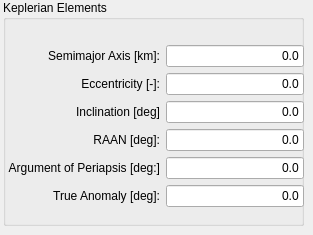
      <widget class="QWidget" name="keplerianPage">
       <widget class="QGroupBox" name="KeplerianGroupBox">
        <property name="geometry">
         <rect>
          <x>3</x>
          <y>0</y>
          <width>301</width>
          <height>226</height>
         </rect>
        </property>
        <property name="toolTip">
         <string>Orbital elements are the parameters required to uniquely identify a specific orbit.
In celestial mechanics these elements are generally considered in classical two-body 
systems, where a Kepler orbit is used (derived from Newton's laws of motion and 
Newton's law of universal gravitation). There are many different ways to 
mathematically describe the same orbit, but certain schemes each consisting of 
a set of six parameters are commonly used in astronomy and orbital mechanics.</string>
        </property>
        <property name="title">
         <string>Keplerian Elements</string>
        </property>
        <property name="flat">
         <bool>true</bool>
        </property>
        <widget class="QWidget" name="formLayoutWidget_3">
         <property name="geometry">
          <rect>
           <x>5</x>
           <y>30</y>
           <width>296</width>
           <height>191</height>
          </rect>
         </property>
         <layout class="QFormLayout" name="formLayout_3">
          <property name="labelAlignment">
           <set>Qt::AlignRight|Qt::AlignTrailing|Qt::AlignVCenter</set>
          </property>
          <property name="formAlignment">
           <set>Qt::AlignCenter</set>
          </property>
          <item row="0" column="0">
           <widget class="QLabel" name="a_3">
            <property name="text">
             <string>Semimajor Axis [km]:</string>
            </property>
            <property name="alignment">
             <set>Qt::AlignRight|Qt::AlignTrailing|Qt::AlignVCenter</set>
            </property>
           </widget>
          </item>
          <item row="1" column="0">
           <widget class="QLabel" name="e_3">
            <property name="text">
             <string>Eccentricity [-]:</string>
            </property>
            <property name="alignment">
             <set>Qt::AlignRight|Qt::AlignTrailing|Qt::AlignVCenter</set>
            </property>
           </widget>
          </item>
          <item row="2" column="0">
           <widget class="QLabel" name="i_3">
            <property name="text">
             <string>Inclination [deg]</string>
            </property>
            <property name="alignment">
             <set>Qt::AlignRight|Qt::AlignTrailing|Qt::AlignVCenter</set>
            </property>
           </widget>
          </item>
          <item row="3" column="0">
           <widget class="QLabel" name="raan_3">
            <property name="text">
             <string>RAAN [deg]:</string>
            </property>
            <property name="alignment">
             <set>Qt::AlignRight|Qt::AlignTrailing|Qt::AlignVCenter</set>
            </property>
           </widget>
          </item>
          <item row="4" column="0">
           <widget class="QLabel" name="omega_3">
            <property name="text">
             <string>Argument of Periapsis [deg:]</string>
            </property>
            <property name="alignment">
             <set>Qt::AlignRight|Qt::AlignTrailing|Qt::AlignVCenter</set>
            </property>
           </widget>
          </item>
          <item row="5" column="0">
           <widget class="QLabel" name="nu_3">
            <property name="text">
             <string>True Anomaly [deg]:</string>
            </property>
            <property name="alignment">
             <set>Qt::AlignRight|Qt::AlignTrailing|Qt::AlignVCenter</set>
            </property>
           </widget>
          </item>
          <item row="0" column="1">
           <widget class="QLineEdit" name="semimajorAxisEdit">
            <property name="toolTip">
             <string>...similar to the radius of a circle, its length is the distance between 
the geometric center of the orbital ellipse with the periapsis (point 
of closest approach to the central body), passing through the focal 
point where the center of mass resides.</string>
            </property>
            <property name="text">
             <string>0.0</string>
            </property>
            <property name="alignment">
             <set>Qt::AlignRight|Qt::AlignTrailing|Qt::AlignVCenter</set>
            </property>
           </widget>
          </item>
          <item row="1" column="1">
           <widget class="QLineEdit" name="eccentricityEdit">
            <property name="toolTip">
             <string>...shape of the ellipse, describing how flattened
it is compared with a circle.</string>
            </property>
            <property name="text">
             <string>0.0</string>
            </property>
            <property name="alignment">
             <set>Qt::AlignRight|Qt::AlignTrailing|Qt::AlignVCenter</set>
            </property>
           </widget>
          </item>
          <item row="2" column="1">
           <widget class="QLineEdit" name="inclinationEdit">
            <property name="toolTip">
             <string>...vertical tilt of the ellipse with respect to the reference plane, 
measured at the ascending node (where the orbit passes upward 
through the reference plane).</string>
            </property>
            <property name="text">
             <string>0.0</string>
            </property>
            <property name="alignment">
             <set>Qt::AlignRight|Qt::AlignTrailing|Qt::AlignVCenter</set>
            </property>
           </widget>
          </item>
          <item row="3" column="1">
           <widget class="QLineEdit" name="raanEdit">
            <property name="toolTip">
             <string>...horizontally orients the ascending node of the ellipse 
(where the orbit passes upward through the reference plane)
with respect to the reference frame's vernal point.</string>
            </property>
            <property name="text">
             <string>0.0</string>
            </property>
            <property name="alignment">
             <set>Qt::AlignRight|Qt::AlignTrailing|Qt::AlignVCenter</set>
            </property>
           </widget>
          </item>
          <item row="4" column="1">
           <widget class="QLineEdit" name="argOfPeriapsisEdit">
            <property name="toolTip">
             <string>&lt;!DOCTYPE HTML PUBLIC &quot;-//W3C//DTD HTML 4.0//EN&quot; &quot;http://www.w3.org/TR/REC-html40/strict.dtd&quot;&gt;
&lt;html&gt;&lt;head&gt;&lt;meta name=&quot;qrichtext&quot; content=&quot;1&quot; /&gt;&lt;style type=&quot;text/css&quot;&gt;
p, li { white-space: pre-wrap; }
&lt;/style&gt;&lt;/head&gt;&lt;body style=&quot; font-family:'Lucida Grande'; font-size:13pt; font-weight:400; font-style:normal;&quot;&gt;
&lt;p style=&quot; margin-top:0px; margin-bottom:0px; margin-left:0px; margin-right:0px; -qt-block-indent:0; text-indent:0px;&quot;&gt;...defines the orientation of the ellipse (in which direction it &lt;/p&gt;
&lt;p style=&quot; margin-top:0px; margin-bottom:0px; margin-left:0px; margin-right:0px; -qt-block-indent:0; text-indent:0px;&quot;&gt;is flattened compared to a circle) in the orbital plane, as an angle&lt;/p&gt;
&lt;p style=&quot; margin-top:0px; margin-bottom:0px; margin-left:0px; margin-right:0px; -qt-block-indent:0; text-indent:0px; -qt-user-state:769;&quot;&gt;measured from the ascending node to the semimajor axis.&lt;/p&gt;&lt;/body&gt;&lt;/html&gt;</string>
            </property>
            <property name="text">
             <string>0.0</string>
            </property>
            <property name="alignment">
             <set>Qt::AlignRight|Qt::AlignTrailing|Qt::AlignVCenter</set>
            </property>
           </widget>
          </item>
          <item row="5" column="1">
           <widget class="QLineEdit" name="trueAnomalyEdit">
            <property name="toolTip">
             <string>...defines the position of the orbiting body along the ellipse 
at a specific time (the &quot;epoch&quot;).</string>
            </property>
            <property name="text">
             <string>0.0</string>
            </property>
            <property name="alignment">
             <set>Qt::AlignRight|Qt::AlignTrailing|Qt::AlignVCenter</set>
            </property>
           </widget>
          </item>
         </layout>
        </widget>
       </widget>
      </widget>
